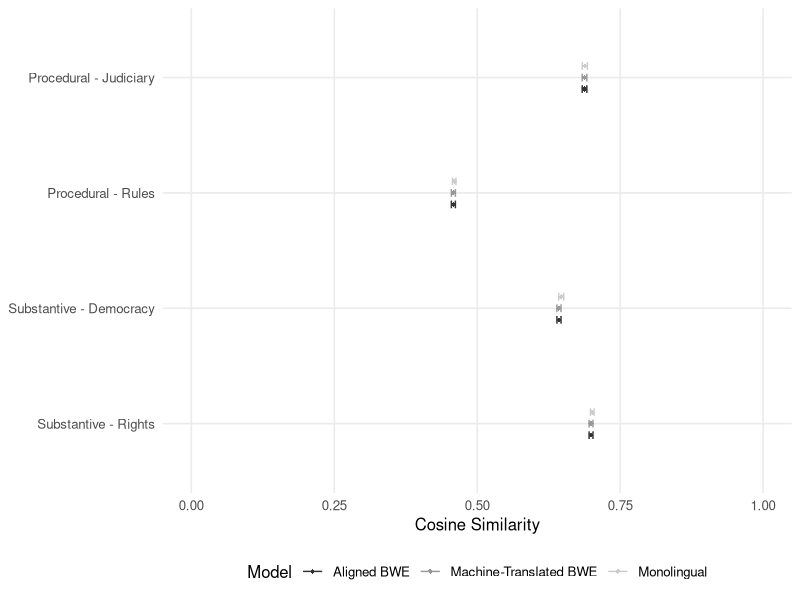
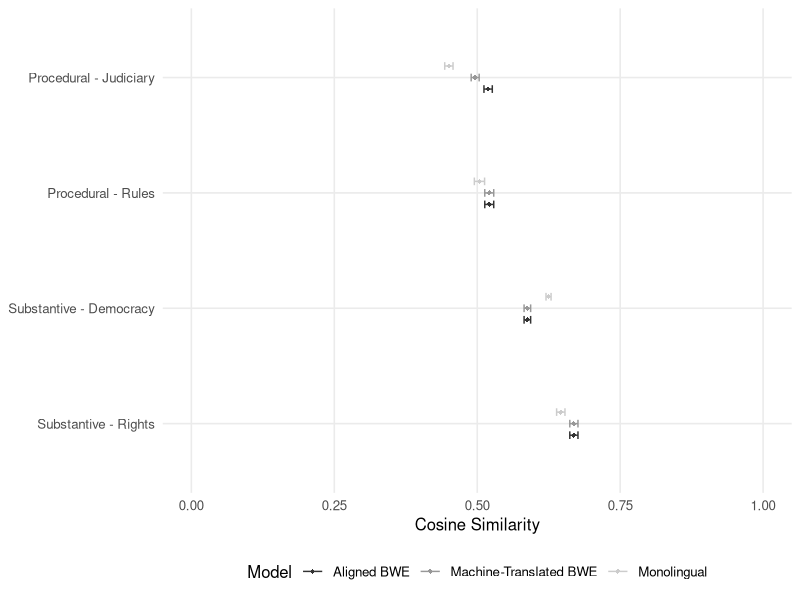
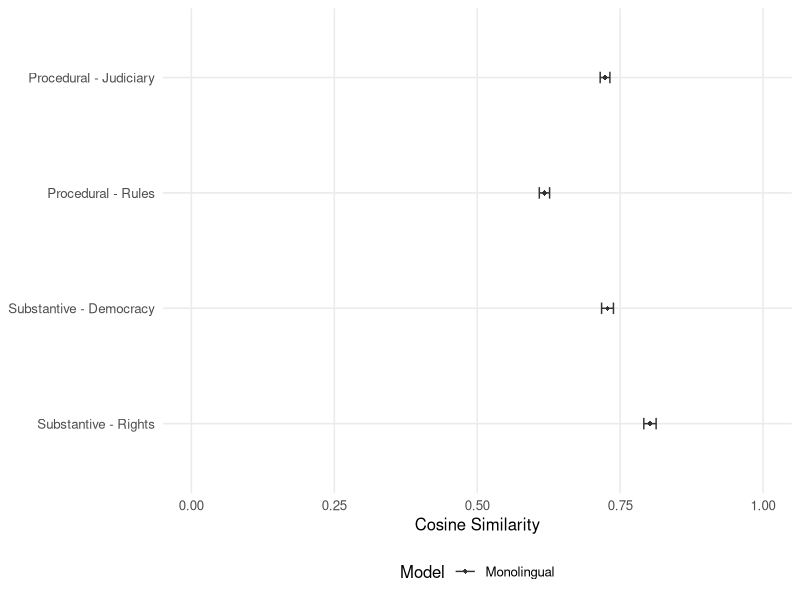
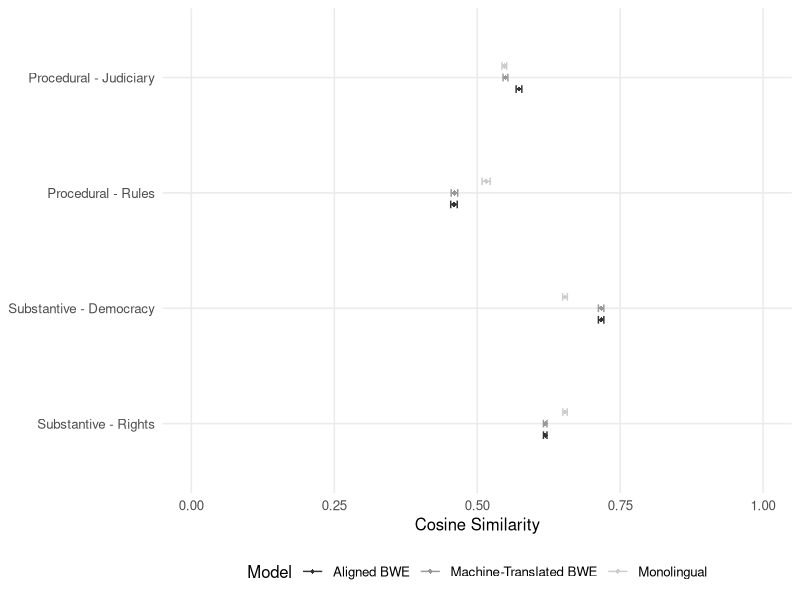
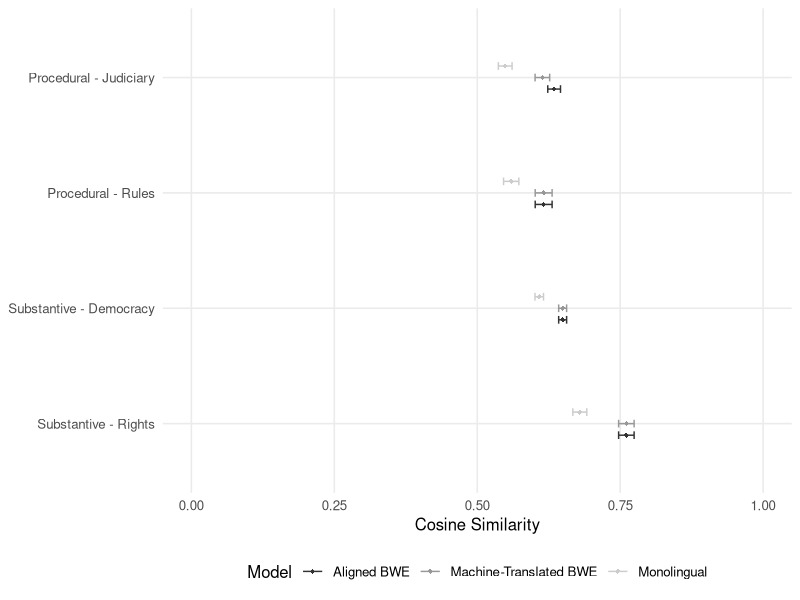
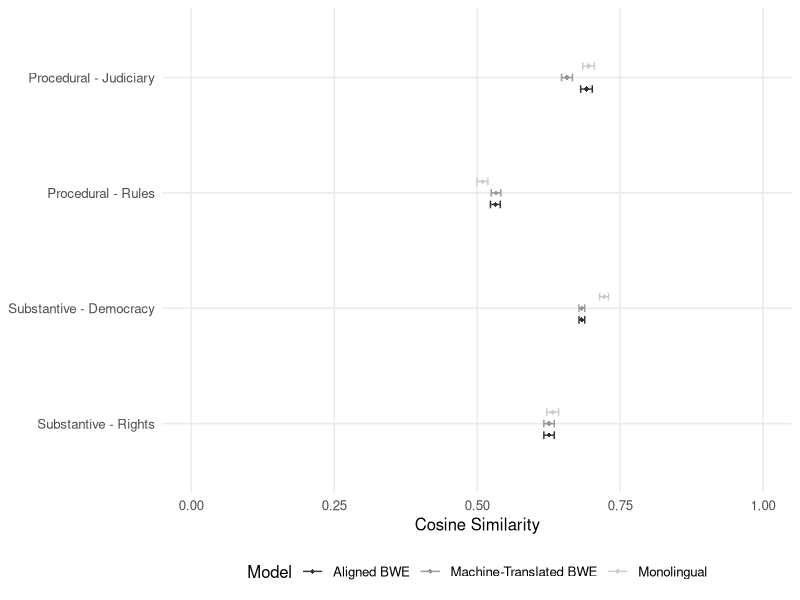
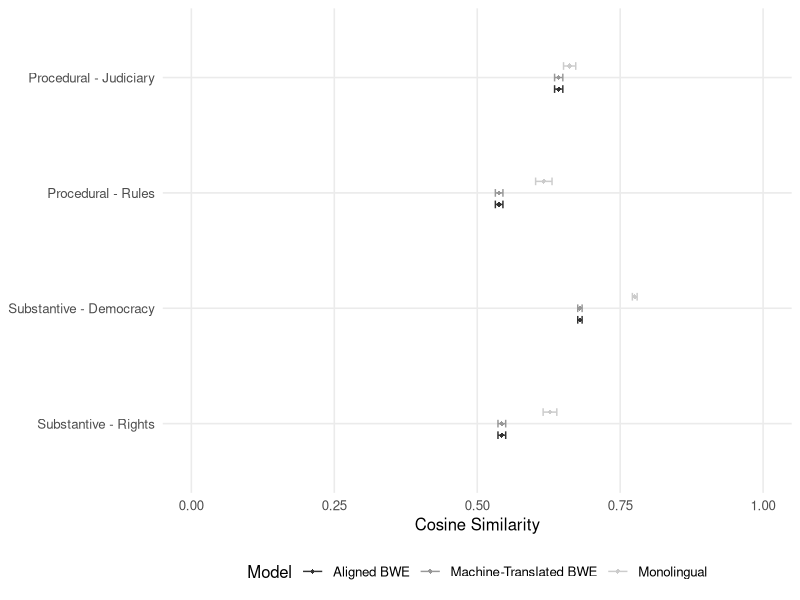
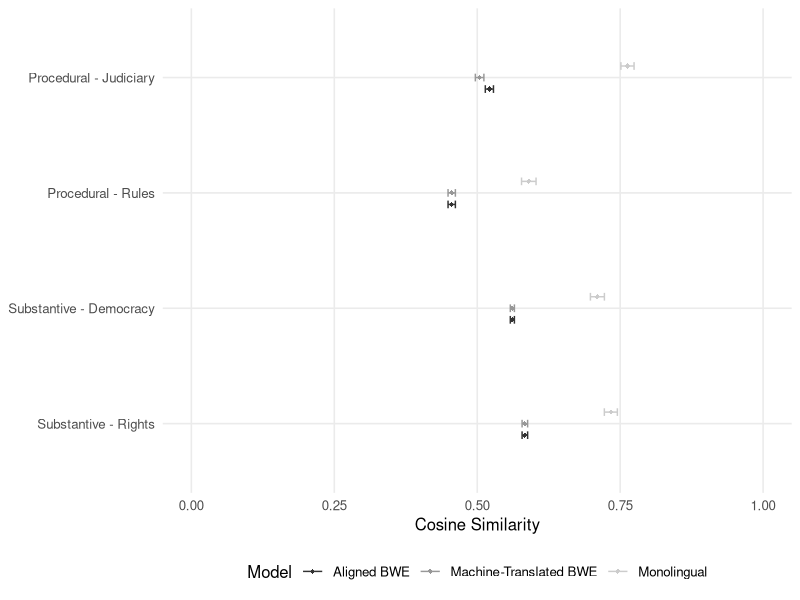

Here is the R script that generated these plots, in order:
## Bastián González-Bustamante and Jaroslaw Kantorowicz
## Faculty of Governance and Global Affairs, Leiden University
## August 2024

## Packages
library(tidyverse)
library(ggplot2)

## Data
parlamint <- read.csv("data/tidy/summary_estimates_ParlaMint.csv", sep = ",", encoding = "UTF-8")
wjp <- read.csv("data/tidy/wjp_recalculations.csv", sep = ";")
bootstrap <- 30

## 95% CIs
parlamint$se <- parlamint$std / sqrt(bootstrap)
parlamint$lower_ci <- parlamint$cosine - 1.96 * parlamint$se
parlamint$upper_ci <- parlamint$cosine + 1.96 * parlamint$se

pdf("results/figures/crosslingual_Great_Britain.pdf", width = 6.826666666666667, height = 5.12)
png("results/figures/crosslingual_Great_Britain.png", width = (1024*2), height = (768*2), units = 'px', res = 300)
ggplot(aes(x = cosine, y = factor(cluster, levels = rev(levels(factor(cluster)))),
           color = model, group = model), data = subset(parlamint, country == "Great Britain")) +
  geom_errorbar(aes(xmin = lower_ci, xmax = upper_ci), width = 0.2, position = position_dodge(0.3)) +
  geom_point(shape = 18, size = 1.5, position = position_dodge(0.3)) + 
  scale_colour_grey(name = "Model") +
  theme_minimal(base_size = 12) + theme(legend.position = "bottom") +
  coord_cartesian(expand = TRUE, xlim = c(0, 1)) +
  theme(panel.grid.minor = element_blank()) +
  labs(y = NULL, x = "Cosine Similarity", title = NULL, subtitle = NULL, caption = NULL)
dev.off()

pdf("results/figures/crosslingual_France.pdf", width = 6.826666666666667, height = 5.12)
png("results/figures/crosslingual_France.png", width = (1024*2), height = (768*2), units = 'px', res = 300)
ggplot(aes(x = cosine, y = factor(cluster, levels = rev(levels(factor(cluster)))),
           color = model, group = model), data = subset(parlamint, country == "France")) +
  geom_errorbar(aes(xmin = lower_ci, xmax = upper_ci), width = 0.2, position = position_dodge(0.3)) +
  geom_point(shape = 18, size = 1.5, position = position_dodge(0.3)) + 
  scale_colour_grey(name = "Model") +
  theme_minimal(base_size = 12) + theme(legend.position = "bottom") +
  coord_cartesian(expand = TRUE, xlim = c(0, 1)) +
  theme(panel.grid.minor = element_blank()) +
  labs(y = NULL, x = "Cosine Similarity", title = NULL, subtitle = NULL, caption = NULL)
dev.off()

pdf("results/figures/crosslingual_Germany.pdf", width = 6.826666666666667, height = 5.12)
png("results/figures/crosslingual_Germany.png", width = (1024*2), height = (768*2), units = 'px', res = 300)
ggplot(aes(x = cosine, y = factor(cluster, levels = rev(levels(factor(cluster)))),
           color = model, group = model), data = subset(parlamint, country == "Germany")) +
  geom_errorbar(aes(xmin = lower_ci, xmax = upper_ci), width = 0.1, position = position_dodge(0.3)) +
  geom_point(shape = 18, size = 1.5, position = position_dodge(0.3)) + 
  scale_colour_grey(name = "Model") +
  theme_minimal(base_size = 12) + theme(legend.position = "bottom") +
  coord_cartesian(expand = TRUE, xlim = c(0, 1)) +
  theme(panel.grid.minor = element_blank()) +
  labs(y = NULL, x = "Cosine Similarity", title = NULL, subtitle = NULL, caption = NULL)
dev.off()

pdf("results/figures/crosslingual_Netherlands.pdf", width = 6.826666666666667, height = 5.12)
png("results/figures/crosslingual_Netherlands.png", width = (1024*2), height = (768*2), units = 'px', res = 300)
ggplot(aes(x = cosine, y = factor(cluster, levels = rev(levels(factor(cluster)))),
           color = model, group = model), data = subset(parlamint, country == "Netherlands")) +
  geom_errorbar(aes(xmin = lower_ci, xmax = upper_ci), width = 0.2, position = position_dodge(0.3)) +
  geom_point(shape = 18, size = 1.5, position = position_dodge(0.3)) + 
  scale_colour_grey(name = "Model") +
  theme_minimal(base_size = 12) + theme(legend.position = "bottom") +
  coord_cartesian(expand = TRUE, xlim = c(0, 1)) +
  theme(panel.grid.minor = element_blank()) +
  labs(y = NULL, x = "Cosine Similarity", title = NULL, subtitle = NULL, caption = NULL)
dev.off()

pdf("results/figures/crosslingual_Italy.pdf", width = 6.826666666666667, height = 5.12)
png("results/figures/crosslingual_Italy.png", width = (1024*2), height = (768*2), units = 'px', res = 300)
ggplot(aes(x = cosine, y = factor(cluster, levels = rev(levels(factor(cluster)))),
           color = model, group = model), data = subset(parlamint, country == "Italy")) +
  geom_errorbar(aes(xmin = lower_ci, xmax = upper_ci), width = 0.2, position = position_dodge(0.3)) +
  geom_point(shape = 18, size = 1.5, position = position_dodge(0.3)) + 
  scale_colour_grey(name = "Model") +
  theme_minimal(base_size = 12) + theme(legend.position = "bottom") +
  coord_cartesian(expand = TRUE, xlim = c(0, 1)) +
  theme(panel.grid.minor = element_blank()) +
  labs(y = NULL, x = "Cosine Similarity", title = NULL, subtitle = NULL, caption = NULL)
dev.off()

pdf("results/figures/crosslingual_Spain.pdf", width = 6.826666666666667, height = 5.12)
png("results/figures/crosslingual_Spain.png", width = (1024*2), height = (768*2), units = 'px', res = 300)
ggplot(aes(x = cosine, y = factor(cluster, levels = rev(levels(factor(cluster)))),
           color = model, group = model), data = subset(parlamint, country == "Spain")) +
  geom_errorbar(aes(xmin = lower_ci, xmax = upper_ci), width = 0.2, position = position_dodge(0.3)) +
  geom_point(shape = 18, size = 1.5, position = position_dodge(0.3)) + 
  scale_colour_grey(name = "Model") +
  theme_minimal(base_size = 12) + theme(legend.position = "bottom") +
  coord_cartesian(expand = TRUE, xlim = c(0, 1)) +
  theme(panel.grid.minor = element_blank()) +
  labs(y = NULL, x = "Cosine Similarity", title = NULL, subtitle = NULL, caption = NULL)
dev.off()

pdf("results/figures/crosslingual_Hungary.pdf", width = 6.826666666666667, height = 5.12)
png("results/figures/crosslingual_Hungary.png", width = (1024*2), height = (768*2), units = 'px', res = 300)
ggplot(aes(x = cosine, y = factor(cluster, levels = rev(levels(factor(cluster)))),
           color = model, group = model), data = subset(parlamint, country == "Hungary")) +
  geom_errorbar(aes(xmin = lower_ci, xmax = upper_ci), width = 0.2, position = position_dodge(0.3)) +
  geom_point(shape = 18, size = 1.5, position = position_dodge(0.3)) + 
  scale_colour_grey(name = "Model") +
  theme_minimal(base_size = 12) + theme(legend.position = "bottom") +
  coord_cartesian(expand = TRUE, xlim = c(0, 1)) +
  theme(panel.grid.minor = element_blank()) +
  labs(y = NULL, x = "Cosine Similarity", title = NULL, subtitle = NULL, caption = NULL)
dev.off()

pdf("results/figures/crosslingual_Poland.pdf", width = 6.826666666666667, height = 5.12)
png("results/figures/crosslingual_Poland.png", width = (1024*2), height = (768*2), units = 'px', res = 300)
ggplot(aes(x = cosine, y = factor(cluster, levels = rev(levels(factor(cluster)))),
           color = model, group = model), data = subset(parlamint, country == "Poland")) +
  geom_errorbar(aes(xmin = lower_ci, xmax = upper_ci), width = 0.2, position = position_dodge(0.3)) +
  geom_point(shape = 18, size = 1.5, position = position_dodge(0.3)) + 
  scale_colour_grey(name = "Model") +
  theme_minimal(base_size = 12) + theme(legend.position = "bottom") +
  coord_cartesian(expand = TRUE, xlim = c(0, 1)) +
  theme(panel.grid.minor = element_blank()) +
  labs(y = NULL, x = "Cosine Similarity", title = NULL, subtitle = NULL, caption = NULL)
dev.off()

pdf("results/figures/crosslingual_judiciary.pdf", width = 6.826666666666667, height = 5.12)
png("results/figures/crosslingual_judiciary.png", width = (1024*2), height = (768*2), units = 'px', res = 300)
ggplot(aes(x = cosine, y = factor(country, levels = rev(levels(factor(country)))), color = model, group = model), 
       data = subset(parlamint, cluster == "Procedural - Judiciary")) +
  geom_errorbar(aes(xmin = lower_ci, xmax = upper_ci), width = 0.2, position = position_dodge(0.8)) +
  geom_point(shape = 18, size = 2, position = position_dodge(0.8)) + 
  scale_colour_grey(name = "Model") +
  theme_minimal(base_size = 12) + theme(legend.position = "bottom") +
  coord_cartesian(expand = TRUE, xlim = c(0, 1)) +
  theme(panel.grid.minor = element_blank()) +
  labs(y = NULL, x = "Cosine Similarity", title = NULL, subtitle = NULL, caption = NULL)
dev.off()

pdf("results/figures/crosslingual_rules.pdf", width = 6.826666666666667, height = 5.12)
png("results/figures/crosslingual_rules.png", width = (1024*2), height = (768*2), units = 'px', res = 300)
ggplot(aes(x = cosine, y = factor(country, levels = rev(levels(factor(country)))), color = model, group = model), 
       data = subset(parlamint, cluster == "Procedural - Rules")) +
  geom_errorbar(aes(xmin = lower_ci, xmax = upper_ci), width = 0.2, position = position_dodge(0.8)) +
  geom_point(shape = 18, size = 2, position = position_dodge(0.8)) + 
  scale_colour_grey(name = "Model") +
  theme_minimal(base_size = 12) + theme(legend.position = "bottom") +
  coord_cartesian(expand = TRUE, xlim = c(0, 1)) +
  theme(panel.grid.minor = element_blank()) +
  labs(y = NULL, x = "Cosine Similarity", title = NULL, subtitle = NULL, caption = NULL)
dev.off()

pdf("results/figures/crosslingual_democracy.pdf", width = 6.826666666666667, height = 5.12)
png("results/figures/crosslingual_democracy.png", width = (1024*2), height = (768*2), units = 'px', res = 300)
ggplot(aes(x = cosine, y = factor(country, levels = rev(levels(factor(country)))), color = model, group = model), 
       data = subset(parlamint, cluster == "Substantive - Democracy")) +
  geom_errorbar(aes(xmin = lower_ci, xmax = upper_ci), width = 0.2, position = position_dodge(0.8)) +
  geom_point(shape = 18, size = 2, position = position_dodge(0.8)) + 
  scale_colour_grey(name = "Model") +
  theme_minimal(base_size = 12) + theme(legend.position = "bottom") +
  coord_cartesian(expand = TRUE, xlim = c(0, 1)) +
  theme(panel.grid.minor = element_blank()) +
  labs(y = NULL, x = "Cosine Similarity", title = NULL, subtitle = NULL, caption = NULL)
dev.off()

pdf("results/figures/crosslingual_rights.pdf", width = 6.826666666666667, height = 5.12)
png("results/figures/crosslingual_rights.png", width = (1024*2), height = (768*2), units = 'px', res = 300)
ggplot(aes(x = cosine, y = factor(country, levels = rev(levels(factor(country)))), color = model, group = model), 
       data = subset(parlamint, cluster == "Substantive - Rights")) +
  geom_errorbar(aes(xmin = lower_ci, xmax = upper_ci), width = 0.2, position = position_dodge(0.8)) +
  geom_point(shape = 18, size = 2, position = position_dodge(0.8)) + 
  scale_colour_grey(name = "Model") +
  theme_minimal(base_size = 12) + theme(legend.position = "bottom") +
  coord_cartesian(expand = TRUE, xlim = c(0, 1)) +
  theme(panel.grid.minor = element_blank()) +
  labs(y = NULL, x = "Cosine Similarity", title = NULL, subtitle = NULL, caption = NULL)
dev.off()

## Recoding WJP
wjp$constraints <- as.numeric(str_replace_all(wjp$Factor.1..Constraints.on.Government.Powers, ",", "."))
wjp$corruption <- as.numeric(str_replace_all(wjp$Factor.2..Absence.of.Corruption, ",", "."))
wjp$open_government <- as.numeric(str_replace_all(wjp$Factor.3..Open.Government, ",", "."))
wjp$rights <- as.numeric(str_replace_all(wjp$Factor.4..Fundamental.Rights, ",", "."))
wjp$security <- as.numeric(str_replace_all(wjp$Factor.5..Order.and.Security, ",", "."))
wjp$regulations <- as.numeric(str_replace_all(wjp$Factor.6..Regulatory.Enforcement, ",", "."))
wjp$civil_justice <- as.numeric(str_replace_all(wjp$Factor.7..Civil.Justice, ",", "."))
wjp$criminal_justice <- as.numeric(str_replace_all(wjp$Factor.8..Criminal.Justice, ",", "."))
wjp <- wjp %>% mutate(justice = (criminal_justice + civil_justice)/2)
wjp$WJP <- as.numeric(str_replace_all(wjp$WJP.Rule.of.Law.Index..Overall.Score, ",", "."))

wjp$constraints_weight <- 0.38/3.22 ## accountability 0.1180124
wjp$corruption_weight <- 0.46/3.22 ## corruption 0.1428571
wjp$open_government_weight <- 0.39/3.22 ## open government 0.121118
wjp$human_rights_weight <- 0.61/3.22 ## human rights 0.189441
wjp$security_weight <- 0.39/3.22 ## security 0.121118
wjp$regulations_weight <- 0.33/3.22 ## regulations 0.1024845
wjp$justice_weight <- 0.66/3.22 ## judicial independence 0.2049689

wjp <- wjp %>% mutate(WJP_Recalculated = constraints_weight*constraints +
                        corruption_weight * corruption +
                        open_government_weight * open_government +
                        human_rights_weight * rights +
                        security_weight * security +
                        regulations_weight * regulations +
                        justice_weight * justice)

wjp <- wjp %>% mutate(WJP_difference = abs(WJP - WJP_Recalculated))

wjp_order <- wjp %>% arrange(desc(WJP_difference))

table(wjp$Country.Code)

wjp_selected <- wjp %>% filter(Country.Code == "POL" | 
                                 Country.Code == "HUN" | 
                                 Country.Code == "ITA" | 
                                 Country.Code == "FRA" | 
                                 Country.Code == "DEU" | 
                                 Country.Code == "ESP" | 
                                 Country.Code == "NLD" | 
                                 Country.Code == "GBR")

wjp_selected <- wjp_selected[order(-wjp_selected$WJP),]

wjp_selected <- wjp_selected %>% arrange(desc(WJP))

pdf("results/figures/recalculation_main.pdf", width = 6.826666666666667, height = 5.12)
png("results/figures/recalculation_main.png", width = (1024*2), height = (768*2), units = 'px', res = 300)
ggplot(wjp_selected, aes(y = reorder(Country.Code, WJP))) +
  geom_segment(aes(yend = Country.Code, x = WJP, xend = WJP_Recalculated)) +
  geom_point(aes(x = WJP, color = "WJP"), size = 3) + 
  geom_point(aes(x = WJP_Recalculated, color = "WJP Recalculated"), size = 4, shape = 18, alpha = 0.7) +  
  scale_colour_manual(name = NULL,  values = c("WJP Recalculated" = "black", "WJP" = "grey")) +
  theme_minimal(base_size = 12) + 
  theme(legend.position = "bottom") +
  coord_cartesian(expand = TRUE, xlim = c(0, 1)) + 
  theme(panel.grid.minor = element_blank()) +
  labs(y = NULL, x = "Rule of Law Index", title = NULL, subtitle = NULL, caption = NULL) +
  scale_y_discrete(labels = c("NLD" = "Netherlands", "DEU" = "Germany", "GBR" = "Great Britain",
                              "FRA" = "France", "ESP" = "Spain", "ITA" = "Italy", "POL" = "Poland",
                              "HUN" = "Hungary"))
dev.off()

pdf("results/figures/recalculation_addition.pdf", width = 6.826666666666667, height = 5.12)
png("results/figures/recalculation_addition.png", width = (1024*2), height = (768*2), units = 'px', res = 300)
ggplot(wjp_order[c(1:10),], aes(y = reorder(Country.Code, WJP))) +
  geom_segment(aes(yend = Country.Code, x = WJP, xend = WJP_Recalculated)) +
  geom_point(aes(x = WJP, color = "WJP"), size = 3) + 
  geom_point(aes(x = WJP_Recalculated, color = "WJP Recalculated"), size = 4, shape = 18, alpha = 0.7) +  
  scale_colour_manual(name = NULL,  values = c("WJP Recalculated" = "black", "WJP" = "grey")) +
  theme_minimal(base_size = 12) + 
  theme(legend.position = "bottom") +
  coord_cartesian(expand = TRUE, xlim = c(0, 1)) + 
  theme(panel.grid.minor = element_blank()) +
  labs(y = NULL, x = "Rule of Law Index", title = NULL, subtitle = NULL, caption = NULL) +
  scale_y_discrete(labels = c("PRT" = "Portugal", "CRI" = "Costa Rica", "ARE" = "United Arab Emirates",
                              "HRV" = "Croatia", "GEO" = "Georgia", "MNE" = "Montenegro", "PAN" = "Panama",
                              "CHN" = "China", "IRN" = "Iran", "VEN" = "Venezuela"))
dev.off()
